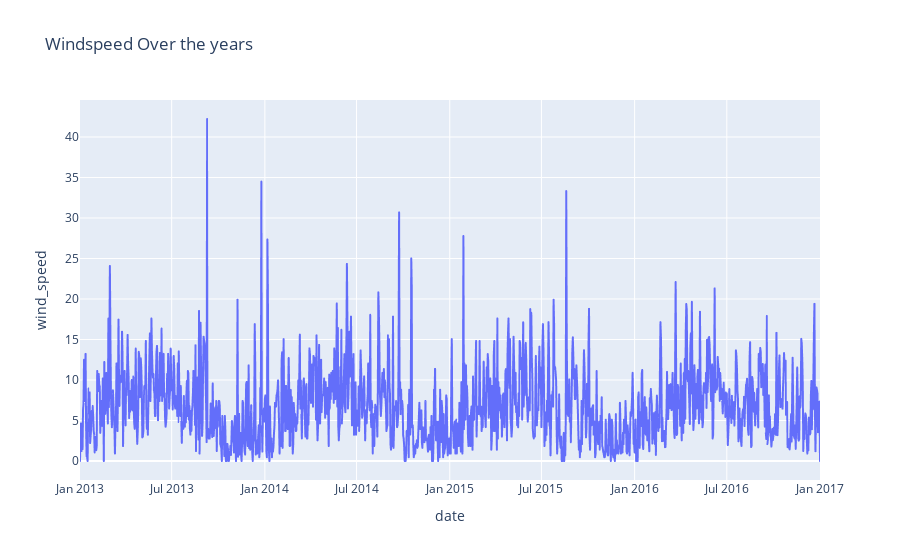

The code cell stored with this chart in its notebook:
### Markdown cell above
# Windspeed Over the years

### Code cell
figure3 = px.line(df,x = 'date',y = 'wind_speed', title = 'Windspeed Over the years')
figure3.show()

### Figure 1 — Plotly figure (JSON) as saved in the notebook; plotly's stock layout.template omitted (floating-point values rounded to 4 significant figures; data arrays with more than 128 entries replaced by an {"elided": "..."} marker saying what was removed)
{"data": [{"hovertemplate": "date=%{x}<br>wind_speed=%{y}<extra></extra>", "legendgroup": "", "line": {"color": "#636efa", "dash": "solid"}, "marker": {"symbol": "circle"}, "mode": "lines", "name": "", "showlegend": false, "type": "scattergl", "x": {"elided": "1462 str values"}, "xaxis": "x", "y": {"elided": "1462 float values"}, "yaxis": "y"}], "layout": {"legend": {"tracegroupgap": 0}, "title": {"text": "Windspeed Over the years"}, "xaxis": {"anchor": "y", "domain": [0, 1], "title": {"text": "date"}}, "yaxis": {"anchor": "x", "domain": [0, 1], "title": {"text": "wind_speed"}}}}
